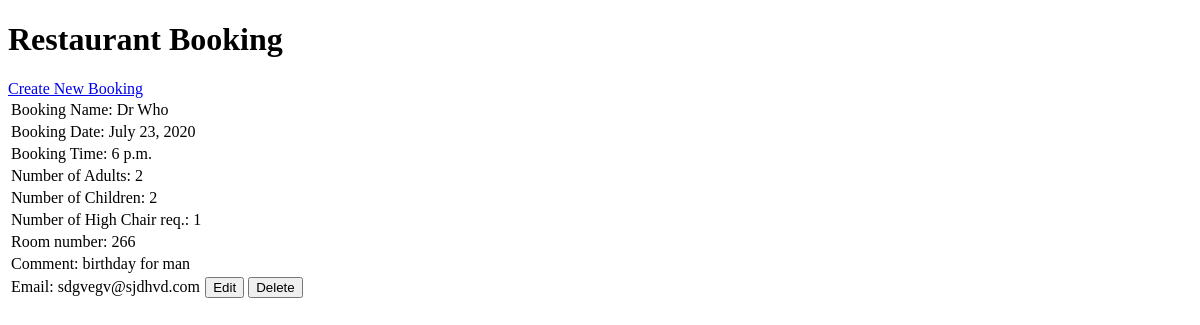
The app's page /, older data.
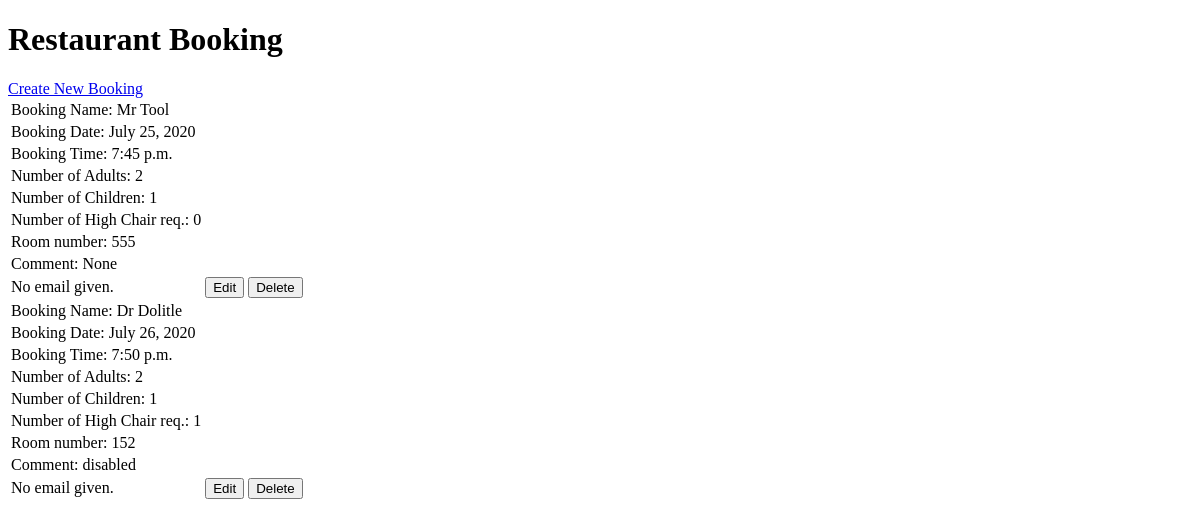
The same page, newer data.
### booking/models.py (models this page shows, shortened)
class bookingItem(models.Model):
    name = models.CharField(max_length=49, null=False, blank=False)
    time = models.TimeField(auto_now=False, auto_now_add=False,
                            null=False, blank=False)
    adultNum = models.DecimalField(max_digits=2, decimal_places=0,
                                   null=False, blank=False)
    date = models.DateField(auto_now=False, auto_now_add=False,
                            null=False, blank=False)
    childNum = models.DecimalField(max_digits=2, decimal_places=0,
                                   null=False, blank=False)
    highChair = models.DecimalField(max_digits=1, decimal_places=0,
                                    null=False, blank=False)
    roomNum = models.DecimalField(max_digits=3, decimal_places=0,
                                  null=False, blank=False)
    comment = models.CharField(max_length=199, null=False, blank=False)
    email = models. EmailField(max_length=254, null=False, blank=True)

### booking/views.py (the view)
# urls.py: path('', views.get_booking_list, kwargs=None, name='get_booking_list'),
def get_booking_list(request):
    BookingItems = bookingItem.objects.all()
    context = {
        'BookingItems': BookingItems
    }
    return render(request, 'booking/booking_list.html', context)

### booking/templates/booking/booking_list.html (shortened to what this page needs)
<!DOCTYPE html>
<html lang="en">
<head>
</head>
<body>
    <h1>Restaurant Booking</h1>
    <a href="/add_booking"> Create New Booking</a>
    <table>
       {% for item in BookingItems %}
          <tr>
             <td>Booking Name: {{ item.name }}</td>
          </tr>
          <tr>
            <td>Booking Date: {{ item.date }}</td>
          </tr>
          <tr>
            <td>Booking Time: {{ item.time }}</td>
          </tr>
          <tr>
           <td>Number of Adults: {{ item.adultNum }}</td>
          </tr>
          <tr>
           <td>Number of Children: {{ item.childNum }}</td>
          </tr>
          <tr>
           <td>Number of High Chair req.: {{ item.highChair }}</td>
          </tr>
          <tr>
           <td>Room number: {{ item.roomNum }}</td>
          </tr>
          <tr>
           <td>Comment: {{ item.comment }}</td>
          </tr>
          <tr>
           {% if item.email %}
           <td>Email: {{ item.email }}</td>
           {% else %}
           <td>No email given.</td>
           {% endif %}
           <td>
             <a href="/edit/{{ item.id }}">
                 <button>Edit</button>
             </a>
           </td>
           <td>
             <a href="/delete/{{ item.id }}">
                 <button>Delete</button>
             </a>
           </td>
          </tr>
       {% endfor %}
    </table>
</body>
</html>

Row changes from the older to the newer data that the page shows:
removed bookingItem: name "Dr Who", date "July 23, 2020", time "6 p.m.", adultNum "2", childNum "2", highChair "1", roomNum "266", comment "birthday for man", email "sdgvegv@sjdhvd.com"
added bookingItem: name "Mr Tool", date "July 25, 2020", time "7:45 p.m.", adultNum "2", childNum "1", highChair "0", roomNum "555", comment "None", email "No email given."
added bookingItem: name "Dr Dolitle", date "July 26, 2020", time "7:50 p.m.", adultNum "2", childNum "1", highChair "1", roomNum "152", comment "disabled", email "No email given."
